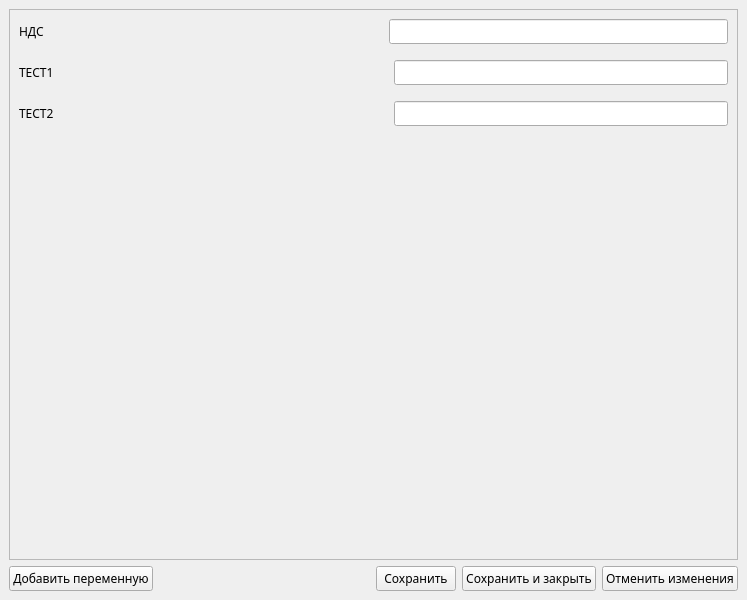
<?xml version="1.0" encoding="UTF-8"?>
<ui version="4.0">
 <class>MainWindow</class>
 <widget class="QMainWindow" name="MainWindow">
  <property name="geometry">
   <rect>
    <x>0</x>
    <y>0</y>
    <width>747</width>
    <height>600</height>
   </rect>
  </property>
  <property name="font">
   <font>
    <family>Gadugi</family>
   </font>
  </property>
  <property name="windowTitle">
   <string>Переменные</string>
  </property>
  <widget class="QWidget" name="centralwidget">
   <layout class="QVBoxLayout" name="verticalLayout">
    <item>
     <widget class="QScrollArea" name="scrollArea">
      <property name="widgetResizable">
       <bool>true</bool>
      </property>
      <widget class="QWidget" name="scrollAreaWidgetContents">
       <property name="geometry">
        <rect>
         <x>0</x>
         <y>0</y>
         <width>727</width>
         <height>548</height>
        </rect>
       </property>
       <layout class="QVBoxLayout" name="verticalLayout_2">
        <item>
         <layout class="QHBoxLayout" name="horizontalLayout_2">
          <item>
           <widget class="QLabel" name="label">
            <property name="text">
             <string>НДС</string>
            </property>
           </widget>
          </item>
          <item>
           <spacer name="horizontalSpacer_2">
            <property name="orientation">
             <enum>Qt::Orientation::Horizontal</enum>
            </property>
            <property name="sizeHint" stdset="0">
             <size>
              <width>40</width>
              <height>20</height>
             </size>
            </property>
           </spacer>
          </item>
          <item>
           <widget class="QLineEdit" name="lineEdit"/>
          </item>
         </layout>
        </item>
        <item>
         <layout class="QHBoxLayout" name="horizontalLayout_3">
          <property name="topMargin">
           <number>10</number>
          </property>
          <item>
           <widget class="QLabel" name="label_2">
            <property name="text">
             <string>ТЕСТ1</string>
            </property>
           </widget>
          </item>
          <item>
           <spacer name="horizontalSpacer_4">
            <property name="orientation">
             <enum>Qt::Orientation::Horizontal</enum>
            </property>
            <property name="sizeHint" stdset="0">
             <size>
              <width>40</width>
              <height>20</height>
             </size>
            </property>
           </spacer>
          </item>
          <item>
           <widget class="QLineEdit" name="lineEdit_2"/>
          </item>
         </layout>
        </item>
        <item>
         <layout class="QHBoxLayout" name="horizontalLayout_4">
          <property name="topMargin">
           <number>10</number>
          </property>
          <item>
           <widget class="QLabel" name="label_3">
            <property name="text">
             <string>ТЕСТ2</string>
            </property>
           </widget>
          </item>
          <item>
           <spacer name="horizontalSpacer_3">
            <property name="orientation">
             <enum>Qt::Orientation::Horizontal</enum>
            </property>
            <property name="sizeHint" stdset="0">
             <size>
              <width>40</width>
              <height>20</height>
             </size>
            </property>
           </spacer>
          </item>
          <item>
           <widget class="QLineEdit" name="lineEdit_3"/>
          </item>
         </layout>
        </item>
        <item>
         <spacer name="verticalSpacer">
          <property name="orientation">
           <enum>Qt::Orientation::Vertical</enum>
          </property>
          <property name="sizeHint" stdset="0">
           <size>
            <width>20</width>
            <height>40</height>
           </size>
          </property>
         </spacer>
        </item>
       </layout>
      </widget>
     </widget>
    </item>
    <item>
     <layout class="QHBoxLayout" name="horizontalLayout">
      <property name="topMargin">
       <number>0</number>
      </property>
      <item>
       <widget class="QPushButton" name="addNewParam">
        <property name="text">
         <string>Добавить переменную</string>
        </property>
       </widget>
      </item>
      <item>
       <spacer name="horizontalSpacer">
        <property name="orientation">
         <enum>Qt::Orientation::Horizontal</enum>
        </property>
        <property name="sizeHint" stdset="0">
         <size>
          <width>40</width>
          <height>20</height>
         </size>
        </property>
       </spacer>
      </item>
      <item>
       <widget class="QPushButton" name="pushButton">
        <property name="text">
         <string>Сохранить</string>
        </property>
       </widget>
      </item>
      <item>
       <widget class="QPushButton" name="pushButton_3">
        <property name="text">
         <string>Сохранить и закрыть</string>
        </property>
       </widget>
      </item>
      <item>
       <widget class="QPushButton" name="pushButton_2">
        <property name="text">
         <string>Отменить изменения</string>
        </property>
       </widget>
      </item>
     </layout>
    </item>
   </layout>
  </widget>
 </widget>
 <resources/>
 <connections/>
</ui>
